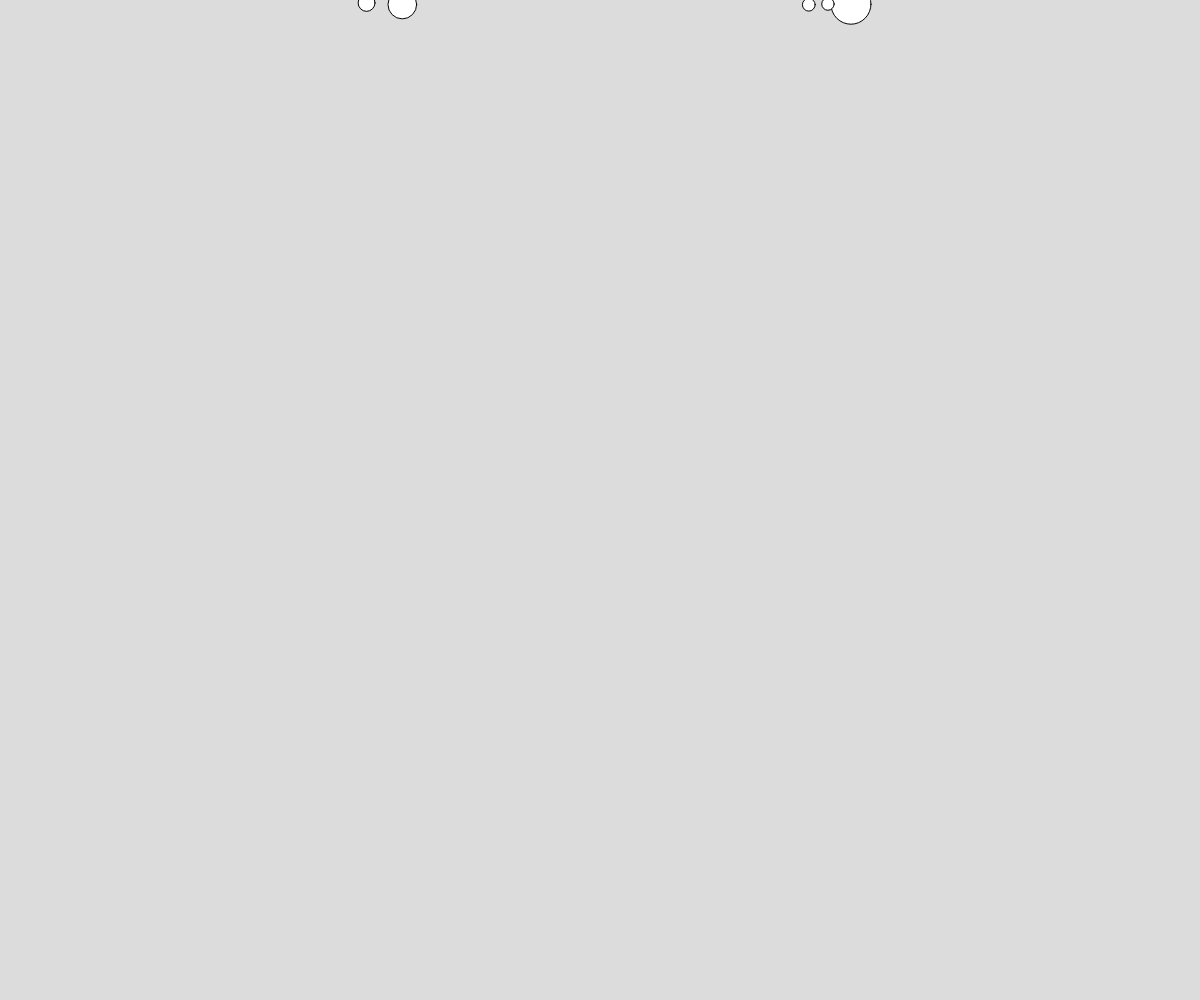
Frame 1 (no input)
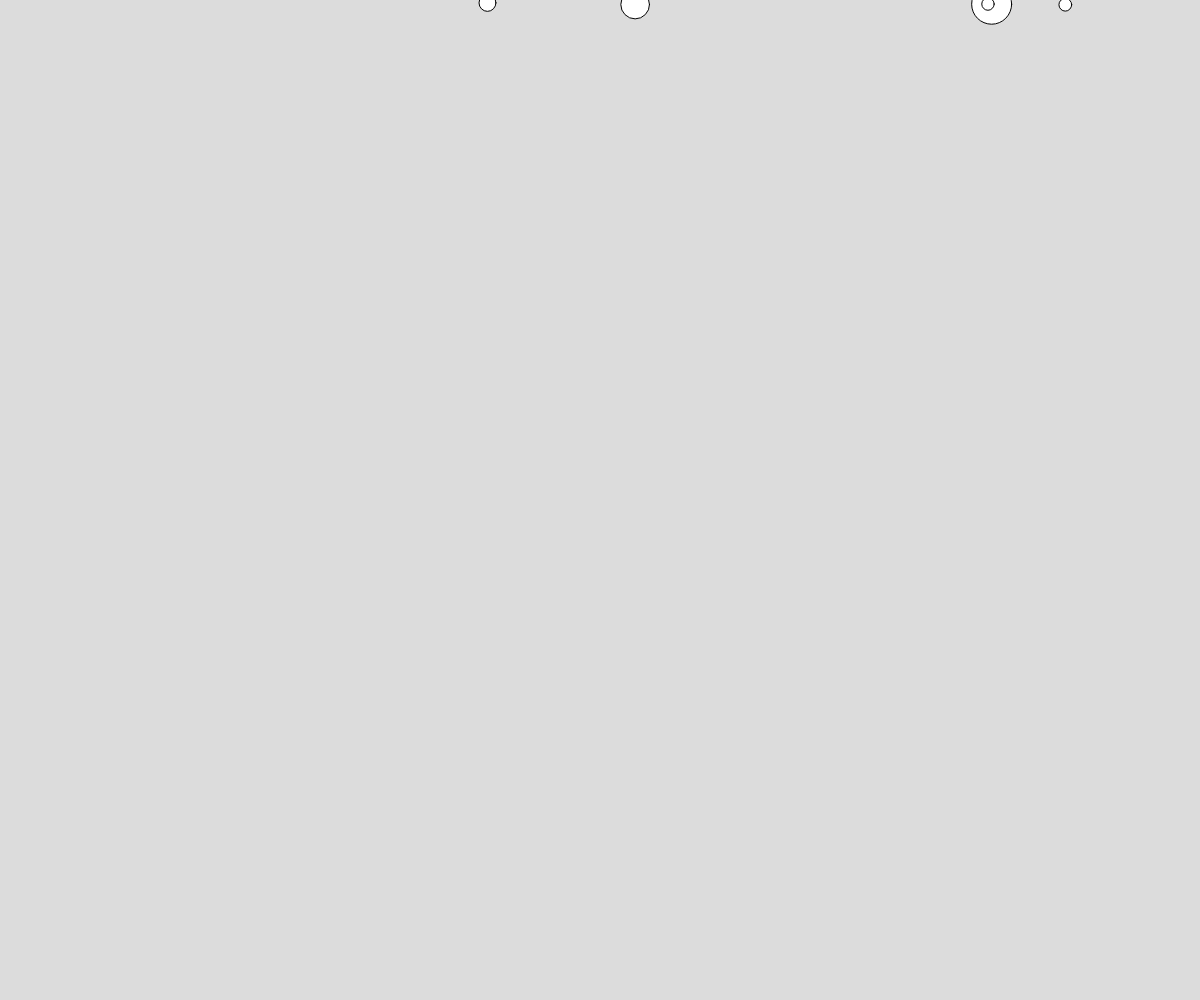
Frame 60 (no input)
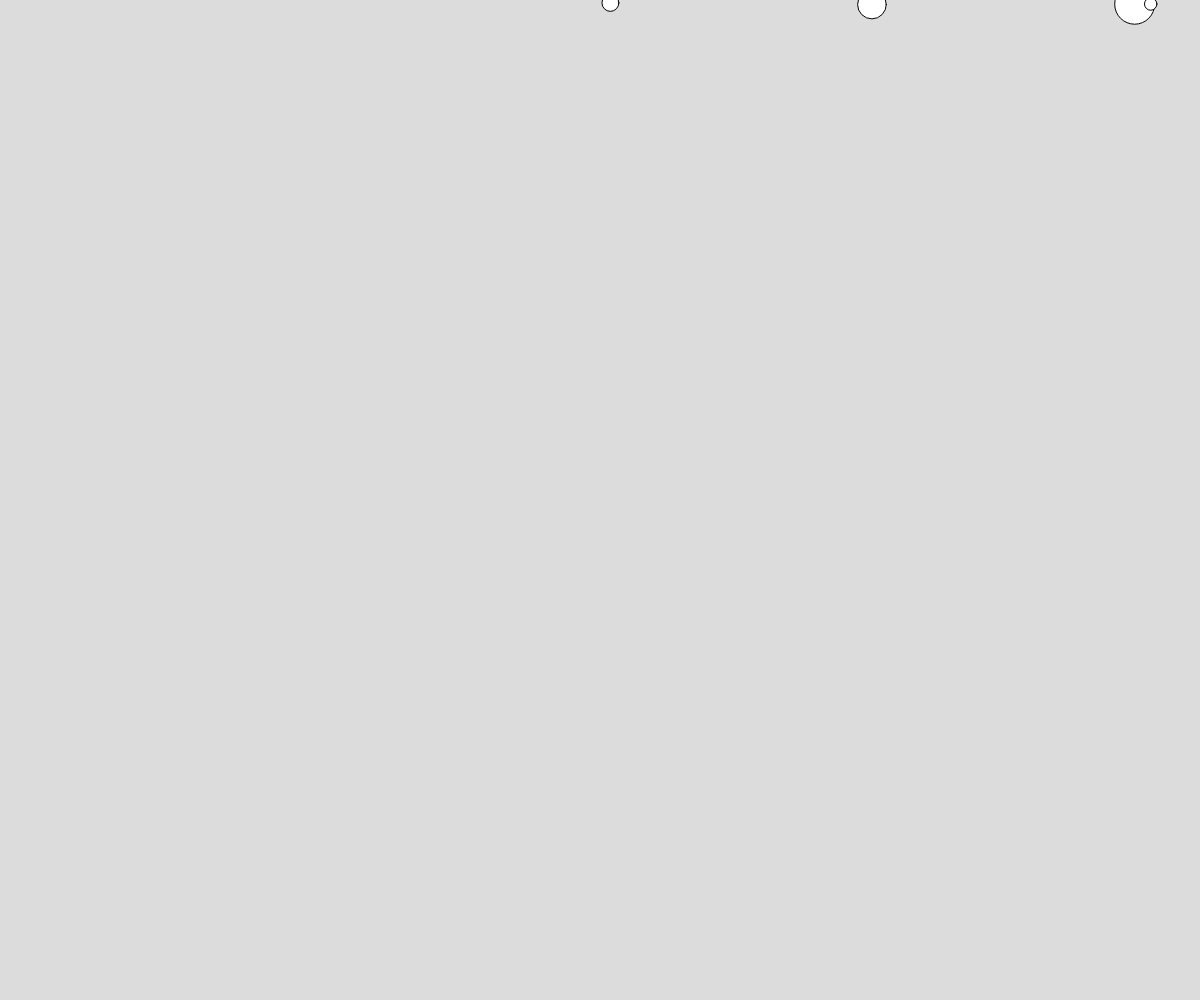
Frame 120 (the mouse pressed at the canvas centre since frame 60)

The p5.js sketch that drew these frames (run headless with seeded random() and noise() and a simulated clock; from frame 60 on, the mouse is pressed at the canvas centre):

// p5.js sketch
// ── sketch.js
// Project Title
// Your Name
// Date
//
// Extra for Experts:
// - describe what you did to take this project "above and beyond"


class Ball { 
  constructor(x, y, diameter, dx, dy) {
    this.x = x;
    this.y = y;
    this.diameter = diameter;
    this.dx = dx;
    this.dy = dy;
  }
  
  move() {
    this.x = this.x + this.dx;
    this.y = this.y = this.dy;
  }
  
  display() {
    circle(this.x, this.y, this.diameter);
  }
}

let ballArray = [];
let ball;

function setup() {
  createCanvas(windowWidth, windowHeight);
  while (ballArray.length < 5) {
    ball = new Ball(random(20, windowWidth-20), random(20, windowHeight-20), random(10, 50), random(1, 5), random(1, 5));
    ballArray.push(ball);
  }
}

function draw() {
  background(220);
  for (let i = 0; i < ballArray.length; i++) {
    ballArray[i].move();
    ballArray[i].display();
  }
}

function keyPressed() {
  ball = new Ball(random(10, 50), random(10, 50), random(10, 50), random(1, 10), random(1, 10));
  ballArray.push(ball);
}
